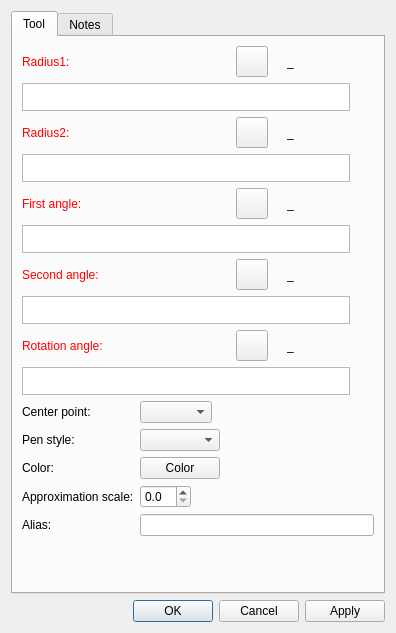
<?xml version="1.0" encoding="UTF-8"?>
<ui version="4.0">
 <class>DialogEllipticalArc</class>
 <widget class="QDialog" name="DialogEllipticalArc">
  <property name="geometry">
   <rect>
    <x>0</x>
    <y>0</y>
    <width>396</width>
    <height>633</height>
   </rect>
  </property>
  <property name="windowTitle">
   <string>Elliptical arc</string>
  </property>
  <property name="windowIcon">
   <iconset resource="../../../vmisc/share/resources/icon.qrc">
    <normaloff>:/icon/64x64/icon64x64.png</normaloff>:/icon/64x64/icon64x64.png</iconset>
  </property>
  <layout class="QVBoxLayout" name="verticalLayout_2">
   <item>
    <widget class="QTabWidget" name="tabWidget">
     <property name="currentIndex">
      <number>0</number>
     </property>
     <widget class="QWidget" name="tab">
      <attribute name="title">
       <string>Tool</string>
      </attribute>
      <layout class="QVBoxLayout" name="verticalLayout">
       <item>
        <layout class="QHBoxLayout" name="horizontalLayout_5">
         <item alignment="Qt::AlignLeft">
          <widget class="QLabel" name="labelEditRadius1">
           <property name="sizePolicy">
            <sizepolicy hsizetype="Fixed" vsizetype="Preferred">
             <horstretch>0</horstretch>
             <verstretch>0</verstretch>
            </sizepolicy>
           </property>
           <property name="palette">
            <palette>
             <active>
              <colorrole role="WindowText">
               <brush brushstyle="SolidPattern">
                <color alpha="255">
                 <red>255</red>
                 <green>0</green>
                 <blue>0</blue>
                </color>
               </brush>
              </colorrole>
             </active>
             <inactive>
              <colorrole role="WindowText">
               <brush brushstyle="SolidPattern">
                <color alpha="255">
                 <red>255</red>
                 <green>0</green>
                 <blue>0</blue>
                </color>
               </brush>
              </colorrole>
             </inactive>
             <disabled>
              <colorrole role="WindowText">
               <brush brushstyle="SolidPattern">
                <color alpha="255">
                 <red>159</red>
                 <green>158</green>
                 <blue>158</blue>
                </color>
               </brush>
              </colorrole>
             </disabled>
            </palette>
           </property>
           <property name="text">
            <string>Radius1:</string>
           </property>
          </widget>
         </item>
         <item>
          <spacer name="horizontalSpacer_1">
           <property name="orientation">
            <enum>Qt::Horizontal</enum>
           </property>
           <property name="sizeHint" stdset="0">
            <size>
             <width>40</width>
             <height>20</height>
            </size>
           </property>
          </spacer>
         </item>
         <item alignment="Qt::AlignRight">
          <widget class="QToolButton" name="toolButtonExprRadius1">
           <property name="toolTip">
            <string>Formula wizard</string>
           </property>
           <property name="text">
            <string notr="true"/>
           </property>
           <property name="icon">
            <iconset resource="../../../vmisc/share/resources/icon.qrc">
             <normaloff>:/icon/light/24x24/fx.png</normaloff>:/icon/light/24x24/fx.png</iconset>
           </property>
           <property name="iconSize">
            <size>
             <width>24</width>
             <height>24</height>
            </size>
           </property>
          </widget>
         </item>
         <item alignment="Qt::AlignRight">
          <widget class="QLabel" name="label_1">
           <property name="text">
            <string/>
           </property>
           <property name="pixmap">
            <pixmap resource="../../../vmisc/share/resources/icon.qrc">:/icon/light/24x24/equal.png</pixmap>
           </property>
          </widget>
         </item>
         <item alignment="Qt::AlignRight">
          <widget class="QLabel" name="labelResultRadius1">
           <property name="sizePolicy">
            <sizepolicy hsizetype="Fixed" vsizetype="Preferred">
             <horstretch>0</horstretch>
             <verstretch>0</verstretch>
            </sizepolicy>
           </property>
           <property name="minimumSize">
            <size>
             <width>87</width>
             <height>0</height>
            </size>
           </property>
           <property name="toolTip">
            <string>Value</string>
           </property>
           <property name="text">
            <string notr="true">_</string>
           </property>
          </widget>
         </item>
        </layout>
       </item>
       <item>
        <layout class="QHBoxLayout" name="horizontalLayout_9">
         <property name="topMargin">
          <number>0</number>
         </property>
         <property name="bottomMargin">
          <number>0</number>
         </property>
         <item>
          <widget class="VPlainTextEdit" name="plainTextEditRadius1">
           <property name="sizePolicy">
            <sizepolicy hsizetype="Expanding" vsizetype="Preferred">
             <horstretch>0</horstretch>
             <verstretch>0</verstretch>
            </sizepolicy>
           </property>
           <property name="maximumSize">
            <size>
             <width>16777215</width>
             <height>28</height>
            </size>
           </property>
           <property name="toolTip">
            <string>Calulation</string>
           </property>
           <property name="tabChangesFocus">
            <bool>true</bool>
           </property>
          </widget>
         </item>
         <item>
          <widget class="QPushButton" name="pushButtonGrowLengthRadius1">
           <property name="maximumSize">
            <size>
             <width>18</width>
             <height>18</height>
            </size>
           </property>
           <property name="sizeIncrement">
            <size>
             <width>0</width>
             <height>0</height>
            </size>
           </property>
           <property name="toolTip">
            <string>&lt;html&gt;&lt;head/&gt;&lt;body&gt;&lt;p&gt;Show full calculation in message box&lt;/p&gt;&lt;/body&gt;&lt;/html&gt;</string>
           </property>
           <property name="text">
            <string notr="true"/>
           </property>
           <property name="icon">
            <iconset theme="go-down"/>
           </property>
           <property name="iconSize">
            <size>
             <width>16</width>
             <height>16</height>
            </size>
           </property>
           <property name="flat">
            <bool>true</bool>
           </property>
          </widget>
         </item>
        </layout>
       </item>
       <item>
        <layout class="QHBoxLayout" name="horizontalLayout_17">
         <item alignment="Qt::AlignLeft">
          <widget class="QLabel" name="labelEditRadius2">
           <property name="sizePolicy">
            <sizepolicy hsizetype="Fixed" vsizetype="Preferred">
             <horstretch>0</horstretch>
             <verstretch>0</verstretch>
            </sizepolicy>
           </property>
           <property name="palette">
            <palette>
             <active>
              <colorrole role="WindowText">
               <brush brushstyle="SolidPattern">
                <color alpha="255">
                 <red>255</red>
                 <green>0</green>
                 <blue>0</blue>
                </color>
               </brush>
              </colorrole>
             </active>
             <inactive>
              <colorrole role="WindowText">
               <brush brushstyle="SolidPattern">
                <color alpha="255">
                 <red>255</red>
                 <green>0</green>
                 <blue>0</blue>
                </color>
               </brush>
              </colorrole>
             </inactive>
             <disabled>
              <colorrole role="WindowText">
               <brush brushstyle="SolidPattern">
                <color alpha="255">
                 <red>159</red>
                 <green>158</green>
                 <blue>158</blue>
                </color>
               </brush>
              </colorrole>
             </disabled>
            </palette>
           </property>
           <property name="text">
            <string>Radius2:</string>
           </property>
          </widget>
         </item>
         <item>
          <spacer name="horizontalSpacer_9">
           <property name="orientation">
            <enum>Qt::Horizontal</enum>
           </property>
           <property name="sizeHint" stdset="0">
            <size>
             <width>40</width>
             <height>20</height>
            </size>
           </property>
          </spacer>
         </item>
         <item alignment="Qt::AlignRight">
          <widget class="QToolButton" name="toolButtonExprRadius2">
           <property name="toolTip">
            <string>Formula wizard</string>
           </property>
           <property name="text">
            <string notr="true"/>
           </property>
           <property name="icon">
            <iconset resource="../../../vmisc/share/resources/icon.qrc">
             <normaloff>:/icon/light/24x24/fx.png</normaloff>:/icon/light/24x24/fx.png</iconset>
           </property>
           <property name="iconSize">
            <size>
             <width>24</width>
             <height>24</height>
            </size>
           </property>
          </widget>
         </item>
         <item alignment="Qt::AlignRight">
          <widget class="QLabel" name="label_7">
           <property name="text">
            <string/>
           </property>
           <property name="pixmap">
            <pixmap resource="../../../vmisc/share/resources/icon.qrc">:/icon/light/24x24/equal.png</pixmap>
           </property>
          </widget>
         </item>
         <item alignment="Qt::AlignRight">
          <widget class="QLabel" name="labelResultRadius2">
           <property name="sizePolicy">
            <sizepolicy hsizetype="Fixed" vsizetype="Preferred">
             <horstretch>0</horstretch>
             <verstretch>0</verstretch>
            </sizepolicy>
           </property>
           <property name="minimumSize">
            <size>
             <width>87</width>
             <height>0</height>
            </size>
           </property>
           <property name="toolTip">
            <string>Value</string>
           </property>
           <property name="text">
            <string notr="true">_</string>
           </property>
          </widget>
         </item>
        </layout>
       </item>
       <item>
        <layout class="QHBoxLayout" name="horizontalLayout_16">
         <property name="topMargin">
          <number>0</number>
         </property>
         <property name="bottomMargin">
          <number>0</number>
         </property>
         <item>
          <widget class="VPlainTextEdit" name="plainTextEditRadius2">
           <property name="sizePolicy">
            <sizepolicy hsizetype="Expanding" vsizetype="Preferred">
             <horstretch>0</horstretch>
             <verstretch>0</verstretch>
            </sizepolicy>
           </property>
           <property name="maximumSize">
            <size>
             <width>16777215</width>
             <height>28</height>
            </size>
           </property>
           <property name="toolTip">
            <string>Calulation</string>
           </property>
           <property name="tabChangesFocus">
            <bool>true</bool>
           </property>
          </widget>
         </item>
         <item>
          <widget class="QPushButton" name="pushButtonGrowLengthRadius2">
           <property name="maximumSize">
            <size>
             <width>18</width>
             <height>18</height>
            </size>
           </property>
           <property name="sizeIncrement">
            <size>
             <width>0</width>
             <height>0</height>
            </size>
           </property>
           <property name="toolTip">
            <string>&lt;html&gt;&lt;head/&gt;&lt;body&gt;&lt;p&gt;Show full calculation in message box&lt;/p&gt;&lt;/body&gt;&lt;/html&gt;</string>
           </property>
           <property name="text">
            <string notr="true"/>
           </property>
           <property name="icon">
            <iconset theme="go-down"/>
           </property>
           <property name="iconSize">
            <size>
             <width>16</width>
             <height>16</height>
            </size>
           </property>
           <property name="flat">
            <bool>true</bool>
           </property>
          </widget>
         </item>
        </layout>
       </item>
       <item>
        <layout class="QHBoxLayout" name="horizontalLayout_10">
         <item alignment="Qt::AlignLeft">
          <widget class="QLabel" name="labelEditF1">
           <property name="sizePolicy">
            <sizepolicy hsizetype="Fixed" vsizetype="Preferred">
             <horstretch>0</horstretch>
             <verstretch>0</verstretch>
            </sizepolicy>
           </property>
           <property name="palette">
            <palette>
             <active>
              <colorrole role="WindowText">
               <brush brushstyle="SolidPattern">
                <color alpha="255">
                 <red>255</red>
                 <green>0</green>
                 <blue>0</blue>
                </color>
               </brush>
              </colorrole>
             </active>
             <inactive>
              <colorrole role="WindowText">
               <brush brushstyle="SolidPattern">
                <color alpha="255">
                 <red>255</red>
                 <green>0</green>
                 <blue>0</blue>
                </color>
               </brush>
              </colorrole>
             </inactive>
             <disabled>
              <colorrole role="WindowText">
               <brush brushstyle="SolidPattern">
                <color alpha="255">
                 <red>159</red>
                 <green>158</green>
                 <blue>158</blue>
                </color>
               </brush>
              </colorrole>
             </disabled>
            </palette>
           </property>
           <property name="text">
            <string>First angle:</string>
           </property>
          </widget>
         </item>
         <item>
          <spacer name="horizontalSpacer_6">
           <property name="orientation">
            <enum>Qt::Horizontal</enum>
           </property>
           <property name="sizeHint" stdset="0">
            <size>
             <width>40</width>
             <height>20</height>
            </size>
           </property>
          </spacer>
         </item>
         <item alignment="Qt::AlignRight">
          <widget class="QToolButton" name="toolButtonExprF1">
           <property name="toolTip">
            <string>Formula wizard</string>
           </property>
           <property name="text">
            <string notr="true"/>
           </property>
           <property name="icon">
            <iconset resource="../../../vmisc/share/resources/icon.qrc">
             <normaloff>:/icon/light/24x24/fx.png</normaloff>:/icon/light/24x24/fx.png</iconset>
           </property>
           <property name="iconSize">
            <size>
             <width>24</width>
             <height>24</height>
            </size>
           </property>
          </widget>
         </item>
         <item alignment="Qt::AlignRight">
          <widget class="QLabel" name="label_8">
           <property name="text">
            <string/>
           </property>
           <property name="pixmap">
            <pixmap resource="../../../vmisc/share/resources/icon.qrc">:/icon/light/24x24/equal.png</pixmap>
           </property>
          </widget>
         </item>
         <item alignment="Qt::AlignRight">
          <widget class="QLabel" name="labelResultF1">
           <property name="sizePolicy">
            <sizepolicy hsizetype="Fixed" vsizetype="Preferred">
             <horstretch>0</horstretch>
             <verstretch>0</verstretch>
            </sizepolicy>
           </property>
           <property name="minimumSize">
            <size>
             <width>87</width>
             <height>0</height>
            </size>
           </property>
           <property name="toolTip">
            <string>Value</string>
           </property>
           <property name="text">
            <string notr="true">_</string>
           </property>
          </widget>
         </item>
        </layout>
       </item>
       <item>
        <layout class="QHBoxLayout" name="horizontalLayout_11">
         <property name="topMargin">
          <number>0</number>
         </property>
         <property name="bottomMargin">
          <number>0</number>
         </property>
         <item>
          <widget class="VPlainTextEdit" name="plainTextEditF1">
           <property name="sizePolicy">
            <sizepolicy hsizetype="Expanding" vsizetype="Preferred">
             <horstretch>0</horstretch>
             <verstretch>0</verstretch>
            </sizepolicy>
           </property>
           <property name="maximumSize">
            <size>
             <width>16777215</width>
             <height>28</height>
            </size>
           </property>
           <property name="toolTip">
            <string>Calculation</string>
           </property>
           <property name="tabChangesFocus">
            <bool>true</bool>
           </property>
          </widget>
         </item>
         <item>
          <widget class="QPushButton" name="pushButtonGrowLengthF1">
           <property name="maximumSize">
            <size>
             <width>18</width>
             <height>18</height>
            </size>
           </property>
           <property name="sizeIncrement">
            <size>
             <width>0</width>
             <height>0</height>
            </size>
           </property>
           <property name="toolTip">
            <string>&lt;html&gt;&lt;head/&gt;&lt;body&gt;&lt;p&gt;Show full calculation in message box&lt;/p&gt;&lt;/body&gt;&lt;/html&gt;</string>
           </property>
           <property name="text">
            <string notr="true"/>
           </property>
           <property name="icon">
            <iconset theme="go-down"/>
           </property>
           <property name="iconSize">
            <size>
             <width>16</width>
             <height>16</height>
            </size>
           </property>
           <property name="flat">
            <bool>true</bool>
           </property>
          </widget>
         </item>
        </layout>
       </item>
       <item>
        <layout class="QHBoxLayout" name="horizontalLayout_12">
         <item alignment="Qt::AlignLeft">
          <widget class="QLabel" name="labelEditF2">
           <property name="sizePolicy">
            <sizepolicy hsizetype="Fixed" vsizetype="Preferred">
             <horstretch>0</horstretch>
             <verstretch>0</verstretch>
            </sizepolicy>
           </property>
           <property name="palette">
            <palette>
             <active>
              <colorrole role="WindowText">
               <brush brushstyle="SolidPattern">
                <color alpha="255">
                 <red>255</red>
                 <green>0</green>
                 <blue>0</blue>
                </color>
               </brush>
              </colorrole>
             </active>
             <inactive>
              <colorrole role="WindowText">
               <brush brushstyle="SolidPattern">
                <color alpha="255">
                 <red>255</red>
                 <green>0</green>
                 <blue>0</blue>
                </color>
               </brush>
              </colorrole>
             </inactive>
             <disabled>
              <colorrole role="WindowText">
               <brush brushstyle="SolidPattern">
                <color alpha="255">
                 <red>159</red>
                 <green>158</green>
                 <blue>158</blue>
                </color>
               </brush>
              </colorrole>
             </disabled>
            </palette>
           </property>
           <property name="text">
            <string>Second angle:</string>
           </property>
          </widget>
         </item>
         <item>
          <spacer name="horizontalSpacer_7">
           <property name="orientation">
            <enum>Qt::Horizontal</enum>
           </property>
           <property name="sizeHint" stdset="0">
            <size>
             <width>40</width>
             <height>20</height>
            </size>
           </property>
          </spacer>
         </item>
         <item alignment="Qt::AlignRight">
          <widget class="QToolButton" name="toolButtonExprF2">
           <property name="toolTip">
            <string>Formula wizard</string>
           </property>
           <property name="text">
            <string notr="true"/>
           </property>
           <property name="icon">
            <iconset resource="../../../vmisc/share/resources/icon.qrc">
             <normaloff>:/icon/light/24x24/fx.png</normaloff>:/icon/light/24x24/fx.png</iconset>
           </property>
           <property name="iconSize">
            <size>
             <width>24</width>
             <height>24</height>
            </size>
           </property>
          </widget>
         </item>
         <item alignment="Qt::AlignRight">
          <widget class="QLabel" name="label_9">
           <property name="text">
            <string/>
           </property>
           <property name="pixmap">
            <pixmap resource="../../../vmisc/share/resources/icon.qrc">:/icon/light/24x24/equal.png</pixmap>
           </property>
          </widget>
         </item>
         <item>
          <widget class="QLabel" name="labelResultF2">
           <property name="sizePolicy">
            <sizepolicy hsizetype="Fixed" vsizetype="Preferred">
             <horstretch>0</horstretch>
             <verstretch>0</verstretch>
            </sizepolicy>
           </property>
           <property name="minimumSize">
            <size>
             <width>87</width>
             <height>0</height>
            </size>
           </property>
           <property name="toolTip">
            <string>Value</string>
           </property>
           <property name="text">
            <string notr="true">_</string>
           </property>
          </widget>
         </item>
        </layout>
       </item>
       <item>
        <layout class="QHBoxLayout" name="horizontalLayout_13">
         <property name="topMargin">
          <number>0</number>
         </property>
         <property name="bottomMargin">
          <number>0</number>
         </property>
         <item>
          <widget class="VPlainTextEdit" name="plainTextEditF2">
           <property name="sizePolicy">
            <sizepolicy hsizetype="Expanding" vsizetype="Preferred">
             <horstretch>0</horstretch>
             <verstretch>0</verstretch>
            </sizepolicy>
           </property>
           <property name="maximumSize">
            <size>
             <width>16777215</width>
             <height>28</height>
            </size>
           </property>
           <property name="toolTip">
            <string>Calculation</string>
           </property>
           <property name="tabChangesFocus">
            <bool>true</bool>
           </property>
          </widget>
         </item>
         <item>
          <widget class="QPushButton" name="pushButtonGrowLengthF2">
           <property name="maximumSize">
            <size>
             <width>18</width>
             <height>18</height>
            </size>
           </property>
           <property name="sizeIncrement">
            <size>
             <width>0</width>
             <height>0</height>
            </size>
           </property>
           <property name="toolTip">
            <string>&lt;html&gt;&lt;head/&gt;&lt;body&gt;&lt;p&gt;Show full calculation in message box&lt;/p&gt;&lt;/body&gt;&lt;/html&gt;</string>
           </property>
           <property name="text">
            <string notr="true"/>
           </property>
           <property name="icon">
            <iconset theme="go-down"/>
           </property>
           <property name="iconSize">
            <size>
             <width>16</width>
             <height>16</height>
            </size>
           </property>
           <property name="flat">
            <bool>true</bool>
           </property>
          </widget>
         </item>
        </layout>
       </item>
       <item>
        <layout class="QHBoxLayout" name="horizontalLayout_14">
         <item alignment="Qt::AlignLeft">
          <widget class="QLabel" name="labelEditRotationAngle">
           <property name="sizePolicy">
            <sizepolicy hsizetype="Fixed" vsizetype="Preferred">
             <horstretch>0</horstretch>
             <verstretch>0</verstretch>
            </sizepolicy>
           </property>
           <property name="palette">
            <palette>
             <active>
              <colorrole role="WindowText">
               <brush brushstyle="SolidPattern">
                <color alpha="255">
                 <red>255</red>
                 <green>0</green>
                 <blue>0</blue>
                </color>
               </brush>
              </colorrole>
             </active>
             <inactive>
              <colorrole role="WindowText">
               <brush brushstyle="SolidPattern">
                <color alpha="255">
                 <red>255</red>
                 <green>0</green>
                 <blue>0</blue>
                </color>
               </brush>
              </colorrole>
             </inactive>
             <disabled>
              <colorrole role="WindowText">
               <brush brushstyle="SolidPattern">
                <color alpha="255">
                 <red>159</red>
                 <green>158</green>
                 <blue>158</blue>
                </color>
               </brush>
              </colorrole>
             </disabled>
            </palette>
           </property>
           <property name="text">
            <string>Rotation angle:</string>
           </property>
          </widget>
         </item>
         <item>
          <spacer name="horizontalSpacer_8">
           <property name="orientation">
            <enum>Qt::Horizontal</enum>
           </property>
           <property name="sizeHint" stdset="0">
            <size>
             <width>40</width>
             <height>20</height>
            </size>
           </property>
          </spacer>
         </item>
         <item alignment="Qt::AlignRight">
          <widget class="QToolButton" name="toolButtonExprRotationAngle">
           <property name="toolTip">
            <string>Formula wizard</string>
           </property>
           <property name="text">
            <string notr="true"/>
           </property>
           <property name="icon">
            <iconset resource="../../../vmisc/share/resources/icon.qrc">
             <normaloff>:/icon/light/24x24/fx.png</normaloff>:/icon/light/24x24/fx.png</iconset>
           </property>
           <property name="iconSize">
            <size>
             <width>24</width>
             <height>24</height>
            </size>
           </property>
          </widget>
         </item>
         <item alignment="Qt::AlignRight">
          <widget class="QLabel" name="label_12">
           <property name="text">
            <string/>
           </property>
           <property name="pixmap">
            <pixmap resource="../../../vmisc/share/resources/icon.qrc">:/icon/light/24x24/equal.png</pixmap>
           </property>
          </widget>
         </item>
         <item alignment="Qt::AlignRight">
          <widget class="QLabel" name="labelResultRotationAngle">
           <property name="sizePolicy">
            <sizepolicy hsizetype="Fixed" vsizetype="Preferred">
             <horstretch>0</horstretch>
             <verstretch>0</verstretch>
            </sizepolicy>
           </property>
           <property name="minimumSize">
            <size>
             <width>87</width>
             <height>0</height>
            </size>
           </property>
           <property name="toolTip">
            <string>Value</string>
           </property>
           <property name="text">
            <string notr="true">_</string>
           </property>
          </widget>
         </item>
        </layout>
       </item>
       <item>
        <layout class="QHBoxLayout" name="horizontalLayout_15">
         <property name="topMargin">
          <number>0</number>
         </property>
         <property name="bottomMargin">
          <number>0</number>
         </property>
         <item>
          <widget class="VPlainTextEdit" name="plainTextEditRotationAngle">
           <property name="sizePolicy">
            <sizepolicy hsizetype="Expanding" vsizetype="Preferred">
             <horstretch>0</horstretch>
             <verstretch>0</verstretch>
            </sizepolicy>
           </property>
           <property name="maximumSize">
            <size>
             <width>16777215</width>
             <height>28</height>
            </size>
           </property>
           <property name="toolTip">
            <string>Calculation</string>
           </property>
           <property name="tabChangesFocus">
            <bool>true</bool>
           </property>
          </widget>
         </item>
         <item>
          <widget class="QPushButton" name="pushButtonGrowLengthRotationAngle">
           <property name="maximumSize">
            <size>
             <width>18</width>
             <height>18</height>
            </size>
           </property>
           <property name="sizeIncrement">
            <size>
             <width>0</width>
             <height>0</height>
            </size>
           </property>
           <property name="toolTip">
            <string>&lt;html&gt;&lt;head/&gt;&lt;body&gt;&lt;p&gt;Show full calculation in message box&lt;/p&gt;&lt;/body&gt;&lt;/html&gt;</string>
           </property>
           <property name="text">
            <string notr="true"/>
           </property>
           <property name="icon">
            <iconset theme="go-down"/>
           </property>
           <property name="iconSize">
            <size>
             <width>16</width>
             <height>16</height>
            </size>
           </property>
           <property name="flat">
            <bool>true</bool>
           </property>
          </widget>
         </item>
        </layout>
       </item>
       <item>
        <layout class="QFormLayout" name="formLayout_2">
         <property name="fieldGrowthPolicy">
          <enum>QFormLayout::ExpandingFieldsGrow</enum>
         </property>
         <item row="0" column="0">
          <widget class="QLabel" name="label_10">
           <property name="sizePolicy">
            <sizepolicy hsizetype="Fixed" vsizetype="Preferred">
             <horstretch>0</horstretch>
             <verstretch>0</verstretch>
            </sizepolicy>
           </property>
           <property name="text">
            <string>Center point:</string>
           </property>
          </widget>
         </item>
         <item row="0" column="1">
          <widget class="QComboBox" name="comboBoxBasePoint">
           <property name="toolTip">
            <string>Select center point of the arc</string>
           </property>
          </widget>
         </item>
         <item row="2" column="0">
          <widget class="QLabel" name="label_11">
           <property name="text">
            <string>Color:</string>
           </property>
          </widget>
         </item>
         <item row="1" column="0">
          <widget class="QLabel" name="label">
           <property name="text">
            <string>Pen style:</string>
           </property>
          </widget>
         </item>
         <item row="1" column="1">
          <widget class="QComboBox" name="comboBoxPenStyle">
           <property name="minimumSize">
            <size>
             <width>80</width>
             <height>0</height>
            </size>
           </property>
           <property name="maximumSize">
            <size>
             <width>110</width>
             <height>16777215</height>
            </size>
           </property>
           <property name="iconSize">
            <size>
             <width>80</width>
             <height>14</height>
            </size>
           </property>
          </widget>
         </item>
         <item row="4" column="0">
          <widget class="QLabel" name="labelAlias">
           <property name="text">
            <string>Alias:</string>
           </property>
          </widget>
         </item>
         <item row="4" column="1">
          <widget class="QLineEdit" name="lineEditAlias"/>
         </item>
         <item row="3" column="0">
          <widget class="QLabel" name="label_13">
           <property name="text">
            <string>Approximation scale:</string>
           </property>
          </widget>
         </item>
         <item row="3" column="1">
          <widget class="QDoubleSpinBox" name="doubleSpinBoxApproximationScale">
           <property name="toolTip">
            <string>Set approximation scale for this curve, 0 - use global value</string>
           </property>
           <property name="decimals">
            <number>1</number>
           </property>
           <property name="maximum">
            <double>10.000000000000000</double>
           </property>
           <property name="singleStep">
            <double>0.100000000000000</double>
           </property>
          </widget>
         </item>
         <item row="2" column="1">
          <widget class="VPE::QtColorPicker" name="pushButtonColor">
           <property name="text">
            <string notr="true">Color</string>
           </property>
          </widget>
         </item>
        </layout>
       </item>
       <item>
        <spacer name="verticalSpacer">
         <property name="orientation">
          <enum>Qt::Vertical</enum>
         </property>
         <property name="sizeHint" stdset="0">
          <size>
           <width>20</width>
           <height>40</height>
          </size>
         </property>
        </spacer>
       </item>
      </layout>
     </widget>
     <widget class="QWidget" name="tab_2">
      <attribute name="title">
       <string>Notes</string>
      </attribute>
      <layout class="QVBoxLayout" name="verticalLayout_3">
       <item>
        <widget class="QPlainTextEdit" name="plainTextEditToolNotes"/>
       </item>
      </layout>
     </widget>
    </widget>
   </item>
   <item>
    <widget class="QDialogButtonBox" name="buttonBox">
     <property name="orientation">
      <enum>Qt::Horizontal</enum>
     </property>
     <property name="standardButtons">
      <set>QDialogButtonBox::Apply|QDialogButtonBox::Cancel|QDialogButtonBox::Ok</set>
     </property>
    </widget>
   </item>
  </layout>
 </widget>
 <customwidgets>
  <customwidget>
   <class>VPE::QtColorPicker</class>
   <extends>QPushButton</extends>
   <header>../vpropertyexplorer/qtcolorpicker.h</header>
  </customwidget>
  <customwidget>
   <class>VPlainTextEdit</class>
   <extends>QPlainTextEdit</extends>
   <header>../vwidgets/vplaintextedit.h</header>
  </customwidget>
 </customwidgets>
 <resources>
  <include location="../../../vmisc/share/resources/icon.qrc"/>
 </resources>
 <connections/>
</ui>
